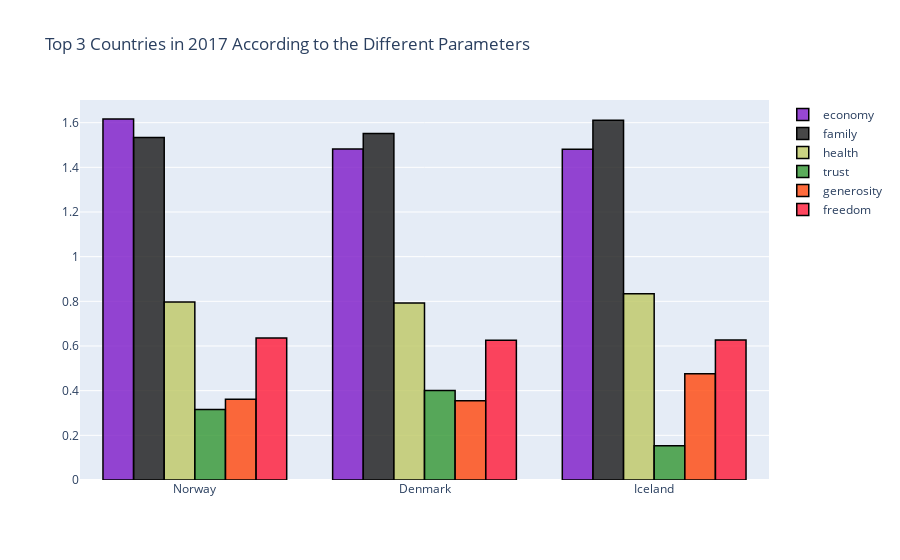

Notebook code for this chart:
### Code cell
df2017 = data2017.iloc[:3, :]

import plotly.graph_objs as go

trace1 = go.Bar(
                x = df2017.country,
                y = df2017.economy,
                name = "economy",
                marker = dict(color = 'rgba(125, 25, 200, 0.8)',
                             line = dict(color = 'rgb(0,0,0)', width = 1.5))
                )
trace2 = go.Bar(
                x = df2017.country,
                y = df2017.family,
                name = "family",
                marker = dict(color = 'rgba(25, 25, 25, 0.8)',
                             line = dict(color = 'rgb(0,0,0)', width = 1.5))
                )
trace3 = go.Bar(
                x = df2017.country,
                y = df2017.health,
                name = "health",
                marker = dict(color = 'rgba(190, 200, 100, 0.8)',
                             line = dict(color = 'rgb(0,0,0)', width = 1.5))
                )
trace4 = go.Bar(
                x = df2017.country,
                y = df2017.trust,
                name = "trust",
                marker = dict(color = 'rgba(50, 150, 50, 0.8)',
                             line = dict(color = 'rgb(0,0,0)', width = 1.5))
                )
trace5 = go.Bar(
                x = df2017.country,
                y = df2017.generosity,
                name = "generosity",
                marker = dict(color = 'rgba(255, 70, 12, 0.8)',
                             line = dict(color = 'rgb(0,0,0)', width = 1.5))
                )
trace6 = go.Bar(
                x = df2017.country,
                y = df2017.freedom,
                name = "freedom",
                marker = dict(color = 'rgba(255, 25, 55, 0.8)',
                             line = dict(color = 'rgb(0,0,0)', width = 1.5))
                )
data = [trace1, trace2, trace3, trace4, trace5, trace6]
layout = go.Layout(barmode = 'group', title = 'Top 3 Countries in 2017 According to the Different Parameters')
fig = go.Figure(data = data, layout = layout)
iplot(fig)

### Figure 1 — Plotly figure (JSON) as saved in the notebook; plotly's stock layout.template omitted (floating-point values rounded to 4 significant figures)
{"data": [{"marker": {"color": "rgba(125, 25, 200, 0.8)", "line": {"color": "rgb(0,0,0)", "width": 1.5}}, "name": "economy", "type": "bar", "x": ["Norway", "Denmark", "Iceland"], "y": [1.616, 1.482, 1.481]}, {"marker": {"color": "rgba(25, 25, 25, 0.8)", "line": {"color": "rgb(0,0,0)", "width": 1.5}}, "name": "family", "type": "bar", "x": ["Norway", "Denmark", "Iceland"], "y": [1.534, 1.551, 1.611]}, {"marker": {"color": "rgba(190, 200, 100, 0.8)", "line": {"color": "rgb(0,0,0)", "width": 1.5}}, "name": "health", "type": "bar", "x": ["Norway", "Denmark", "Iceland"], "y": [0.7967, 0.7926, 0.8336]}, {"marker": {"color": "rgba(50, 150, 50, 0.8)", "line": {"color": "rgb(0,0,0)", "width": 1.5}}, "name": "trust", "type": "bar", "x": ["Norway", "Denmark", "Iceland"], "y": [0.316, 0.4008, 0.1535]}, {"marker": {"color": "rgba(255, 70, 12, 0.8)", "line": {"color": "rgb(0,0,0)", "width": 1.5}}, "name": "generosity", "type": "bar", "x": ["Norway", "Denmark", "Iceland"], "y": [0.362, 0.3553, 0.4755]}, {"marker": {"color": "rgba(255, 25, 55, 0.8)", "line": {"color": "rgb(0,0,0)", "width": 1.5}}, "name": "freedom", "type": "bar", "x": ["Norway", "Denmark", "Iceland"], "y": [0.6354, 0.626, 0.6272]}], "layout": {"barmode": "group", "title": {"text": "Top 3 Countries in 2017 According to the Different Parameters"}}}
